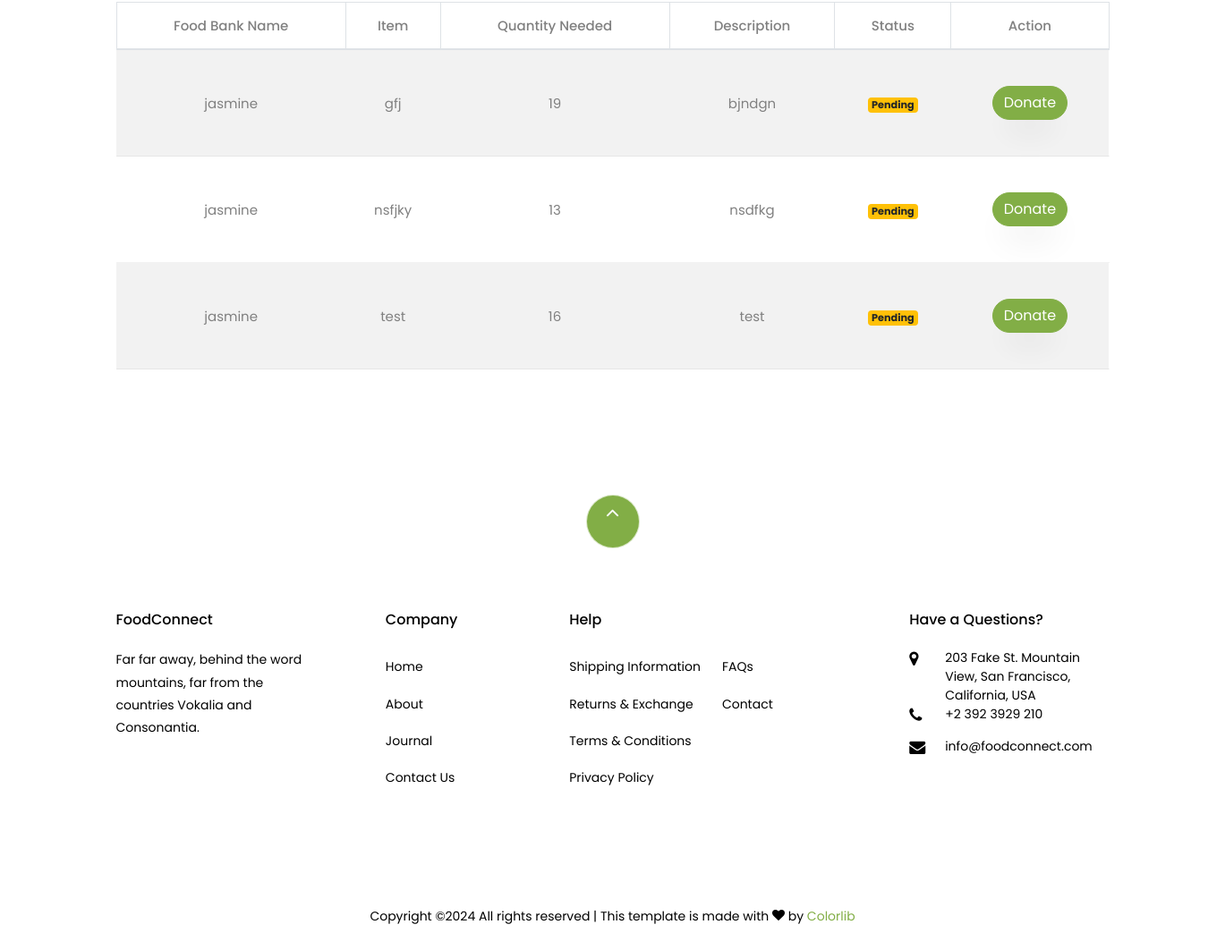
The page /alerts/alerts/ (lower part) on the database as committed earlier.
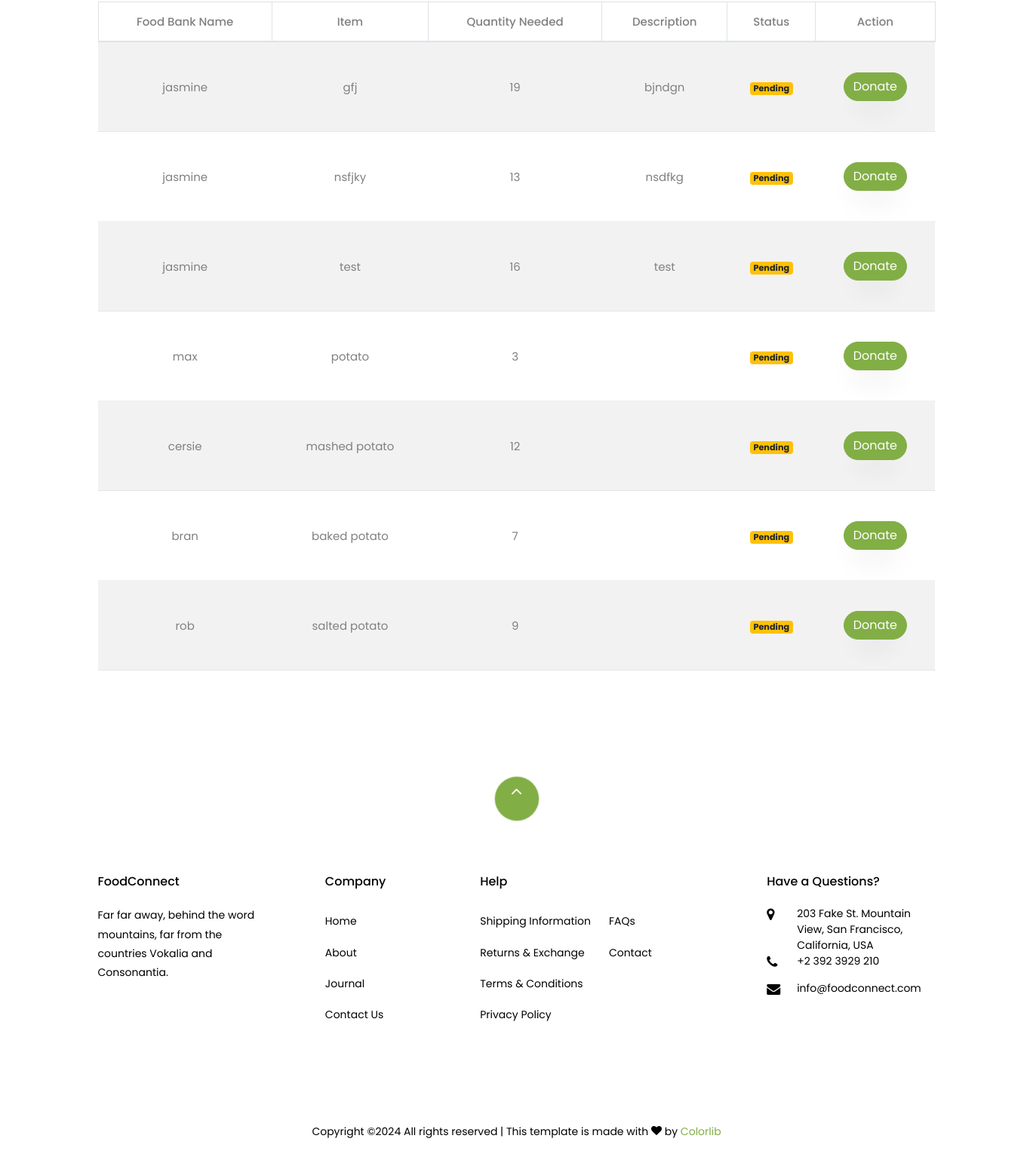
The same page on the database as committed later.
### alerts/models.py (models this page shows)
class Alert(models.Model):
    item_name = models.CharField(max_length=100)
    quantity_needed = models.PositiveIntegerField()
    urgency_level = models.CharField(
        max_length=20,
        choices=[('low', 'Low'), ('medium', 'Medium'), ('high', 'High')],
        default='medium'
    )
    created_by = models.ForeignKey(
        User,
        on_delete=models.SET_NULL,
        null=True,
        related_name="created_alerts"
    )
    date_created = models.DateTimeField(auto_now_add=True)
    description = models.TextField(blank=True, null=True)
    is_active = models.BooleanField(default=True)
    last_updated = models.DateTimeField(auto_now=True)

### alerts/views.py (the view)
# urls.py: path('alerts/', views.alert_list, name='alert_list'),
def alert_list(request):
    alerts = Alert.objects.filter(is_active=True)
    for alert in alerts:
        total_donated = alert.responses.aggregate(total=Sum('quantity_donated'))['total'] or 0
        alert.total_quantity_donated = total_donated
        alert.remaining_quantity_needed = alert.quantity_needed - total_donated
        if total_donated == 0:
            alert.response_status = "pending"
        elif total_donated < alert.quantity_needed:
            alert.response_status = "in_progress"
        else:
            alert.response_status = "completed"
    return render(request, 'webpages/alert_list.html', {'alerts': alerts})

### templates/webpages/alert_list.html (shortened to what this page needs)
{% extends 'webpages/base.html' %}
{% load static %}
{% block content %}
<section class="ftco-section testimony-section">
    <div class="container">
        <div class="row mb-5 pb-3">
            <div class="col-md-12">
                <table class="table table-bordered table-striped">
                    <thead>
                        <tr>
                            <th>Food Bank Name</th>
                            <th>Item</th>
                            <th>Quantity Needed</th>
                            <th>Description</th>
                            <th>Status</th>
                            <th>Action</th>
                        </tr>
                    </thead>
                    <tbody>
                        {% for alert in alerts %}
                        <tr>
                            <td>{{ alert.created_by.username }}</td>
                            <td>{{ alert.item_name }}</td>
                            <td>{{ alert.remaining_quantity_needed }}</td>
                            <td>{{ alert.description }}</td>
                            <td>
                                <span class="badge
                                    {% if alert.response_status == 'pending' %} badge-warning
                                    {% elif alert.response_status == 'in_progress' %} badge-primary
                                    {% elif alert.response_status == 'completed' %} badge-success
                                    {% endif %}">
                                    {{ alert.response_status|capfirst }}
                                </span>
                            </td>
                            <td>
                                {% if alert.response_status == 'completed' %}
                                    <a href="{% url 'response_status' alert.id %}" class="btn btn-info btn-sm">View Status</a>
                                {% else %}
                                    <a href="{% url 'donate' alert.id %}" class="btn btn-primary">Donate</a>
                                {% endif %}
                            </td>
                        </tr>
                        {% empty %}
                        <tr>
                            <td colspan="6" class="text-center">No alerts available.</td>
                        </tr>
                        {% endfor %}
                    </tbody>
                </table>
            </div>
        </div>
    </div>
</section>
{% endblock %}

Rows that differ between the two databases and show on the page:
added Alert: created_by.username "max", item_name "potato", remaining_quantity_needed "3", response_status "Pending", shows "Donate"
added Alert: created_by.username "cersie", item_name "mashed potato", remaining_quantity_needed "12", response_status "Pending", shows "Donate"
added Alert: created_by.username "bran", item_name "baked potato", remaining_quantity_needed "7", response_status "Pending", shows "Donate"
added Alert: created_by.username "rob", item_name "salted potato", remaining_quantity_needed "9", response_status "Pending", shows "Donate"
